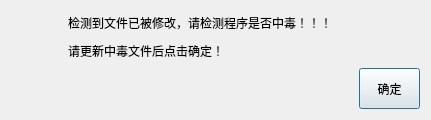
<?xml version="1.0" encoding="UTF-8"?>
<ui version="4.0">
 <class>warningDlg</class>
 <widget class="QDialog" name="warningDlg">
  <property name="geometry">
   <rect>
    <x>0</x>
    <y>0</y>
    <width>431</width>
    <height>120</height>
   </rect>
  </property>
  <property name="contextMenuPolicy">
   <enum>Qt::NoContextMenu</enum>
  </property>
  <property name="windowTitle">
   <string>WARNING!WARNING!WARNING!</string>
  </property>
  <layout class="QGridLayout" name="gridLayout">
   <item row="0" column="0">
    <layout class="QHBoxLayout" name="horizontalLayout">
     <item>
      <widget class="QLabel" name="label">
       <property name="minimumSize">
        <size>
         <width>51</width>
         <height>51</height>
        </size>
       </property>
       <property name="maximumSize">
        <size>
         <width>51</width>
         <height>51</height>
        </size>
       </property>
       <property name="styleSheet">
        <string notr="true">border-image: url(:/iicons/wanring);</string>
       </property>
       <property name="text">
        <string/>
       </property>
      </widget>
     </item>
     <item>
      <layout class="QVBoxLayout" name="verticalLayout">
       <item>
        <widget class="QLabel" name="label_2">
         <property name="styleSheet">
          <string notr="true">font: 12pt &quot;宋体&quot;;</string>
         </property>
         <property name="text">
          <string>检测到文件已被修改，请检测程序是否中毒！！！</string>
         </property>
        </widget>
       </item>
       <item>
        <widget class="QLabel" name="label_3">
         <property name="styleSheet">
          <string notr="true">font: 12pt &quot;宋体&quot;;</string>
         </property>
         <property name="text">
          <string>请更新中毒文件后点击确定！</string>
         </property>
        </widget>
       </item>
      </layout>
     </item>
    </layout>
   </item>
   <item row="1" column="0">
    <layout class="QHBoxLayout" name="horizontalLayout_2">
     <item>
      <spacer name="horizontalSpacer">
       <property name="orientation">
        <enum>Qt::Horizontal</enum>
       </property>
       <property name="sizeHint" stdset="0">
        <size>
         <width>40</width>
         <height>20</height>
        </size>
       </property>
      </spacer>
     </item>
     <item>
      <widget class="QPushButton" name="pushButton_exit">
       <property name="minimumSize">
        <size>
         <width>61</width>
         <height>41</height>
        </size>
       </property>
       <property name="maximumSize">
        <size>
         <width>61</width>
         <height>41</height>
        </size>
       </property>
       <property name="text">
        <string>确定</string>
       </property>
      </widget>
     </item>
    </layout>
   </item>
  </layout>
 </widget>
 <resources/>
 <connections/>
</ui>
